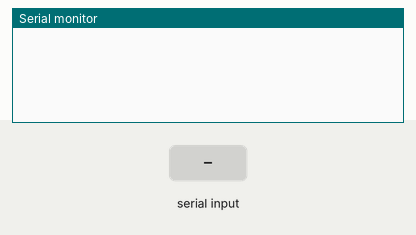
Recording of a sketch running on a simulated Arduino Uno, built with avr-gcc and run on an emulated ATmega328P. Parts: the last lines printed to the serial monitor. The test bench sets the inputs (shaded band).

Above: at 1.2 s.
1.3 s: "BSC/ELE/08/19" received over the second serial link
At 3.5 s:
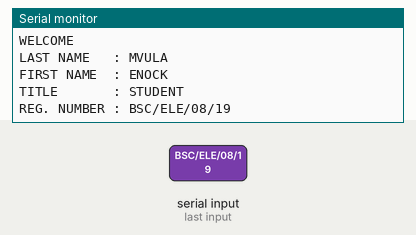
3.8 s: "1" received over the second serial link
At 6.2 s:
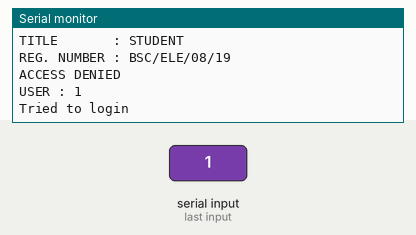

The sketch:

265Engineer3.ino
```cpp
// This code is for displaying ID information
#include <SoftwareSerial.h>
SoftwareSerial GM65(3,2); // RX, TX
String incomingData = "";

void setup() {
 // Start serial communication with the GM65 module
  GM65.begin(9600);
    //lcd.begin(9600);
  // Start serial communication with the computer
  Serial.begin(9600);

}
void loop() {

  // Read data from the GM65 module
  if (GM65.available() > 0) {

    incomingData = GM65.readString();
    //Serial.println(incomingData);
    incomingData.trim();

    //Set the checking condition you would like ie
    // Check if incomingData matches the desired value
    if (incomingData == "BSC/ELE/08/19") {
      Serial.println( "WELCOME ");
      Serial.println("LAST NAME   : MVULA ");

      Serial.println("FIRST NAME  : ENOCK ");
      Serial.println("TITLE       : STUDENT ");

      Serial.print("REG. NUMBER : ");

      Serial.println(incomingData);
      }

    else
    {
         Serial.println("");
            Serial.println("ACCESS DENIED");
               Serial.println("");
               Serial.print("USER : ");
                Serial.println(incomingData);
               Serial.println("Tried to login");
     }
    Serial.println("");
  }
}
```

Measured:
- after the input at 1.3 s, the serial monitor: prints a new line after 1.0 s (image 1)
- after the input at 3.8 s, the serial monitor: prints a new line after 1.0 s (image 2)
